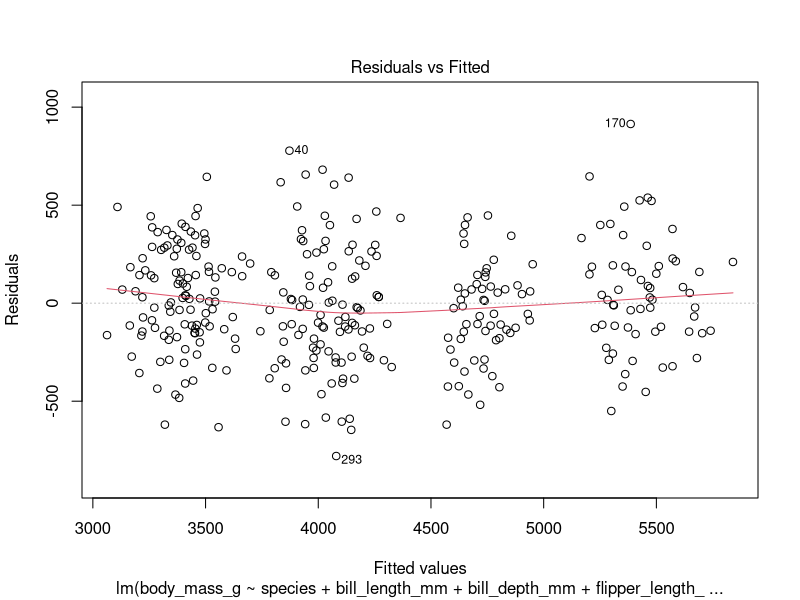
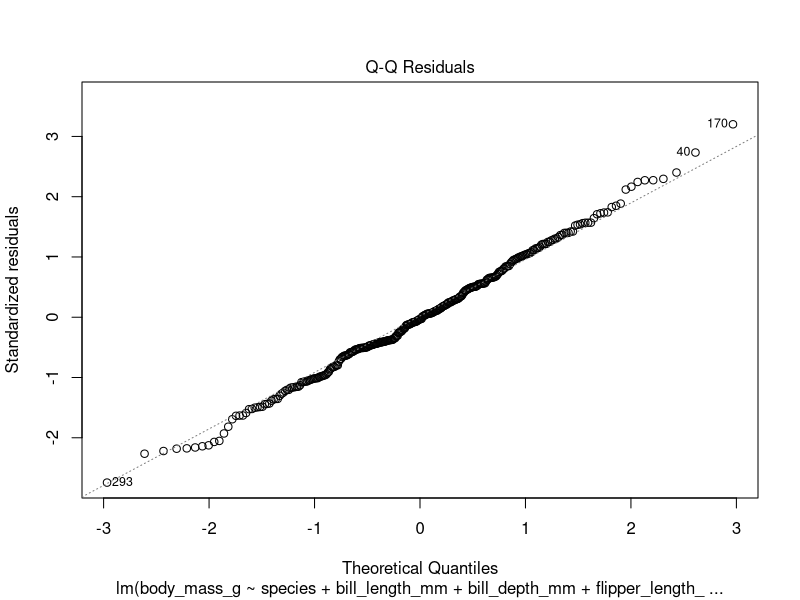
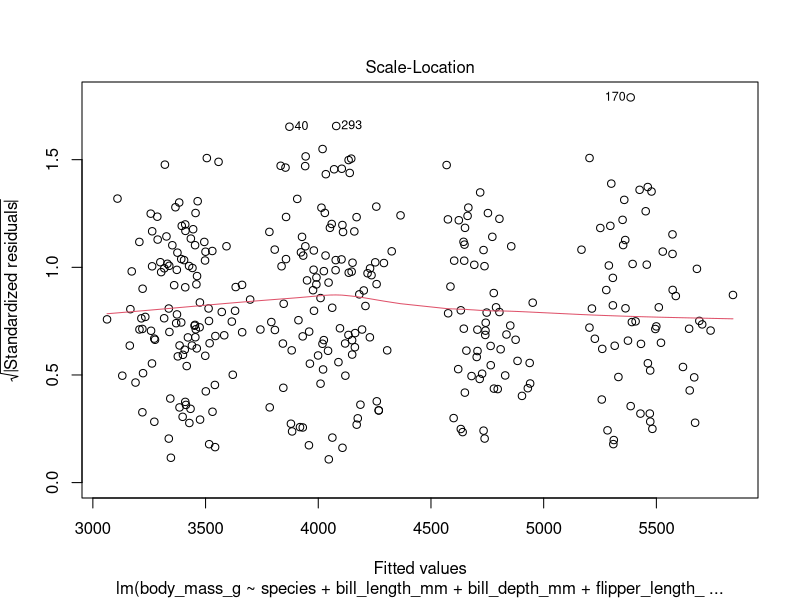
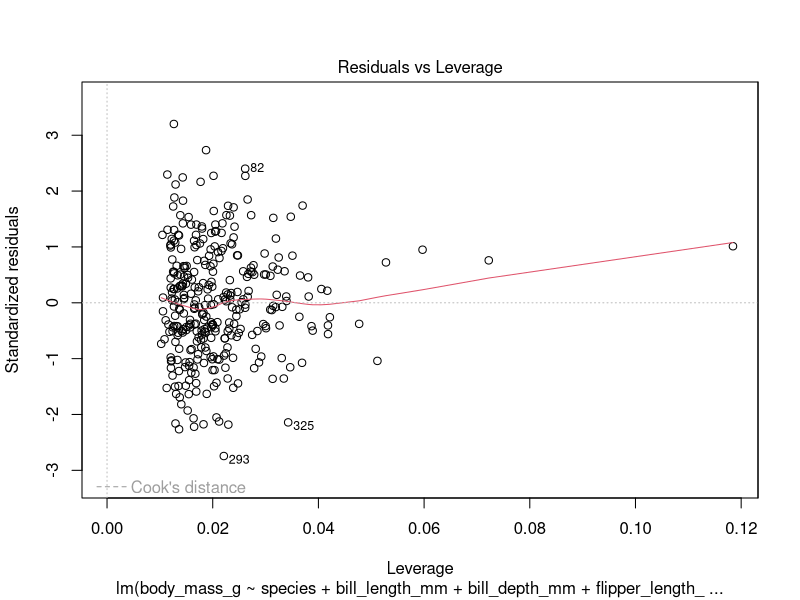

The R script that drew these images, in order:
# Regression Answers

# If you don't have the penguins data package installed from previous exercises,
# uncomment the line below and run it to install

#install.packages("palmerpenguins")

# load the data
library(palmerpenguins) 


# Remember the variable names by printing the names
# Information on the variables: https://github.com/allisonhorst/palmerpenguins
names(penguins)


# We want to know: Can we predict/explain penguin body mass with the variables we have?

# Run a linear regression with body_mass_g as the dependent variable and 
# species, bill_length_mm, bill_depth_mm, flipper_length_mm, and sex as the independent variables
reg1 <- lm(body_mass_g ~ species + bill_length_mm + bill_depth_mm + 
             flipper_length_mm + sex, data=penguins)

# Look at the results of the regression with the summary function
summary(reg1)

# Notice in the summary output that obserations (rows) with missing data were automatically
# removed from the analysis

# Plot the regression object to see a series of diagnostic plots
plot(reg1)


# Fit overall is pretty good.  The model above made Adelie penguins the base case, 
# and generated other indicator variables for the other species and gender.  
# To make a separate intercept for each species instead, add a -1 to the 
# formula you ran before; summarize the results again
reg2 <- lm(body_mass_g ~ -1 + species + bill_length_mm + bill_depth_mm + 
             flipper_length_mm + sex, data=penguins)

summary(reg2)


# If we look at the coefficients for the two models, you can see the coefficients 
# for species were the only ones to change
reg1$coefficients
reg2$coefficients


# Now, maybe the combination of bill length and depth also matters for body mass.
# So let's include an interaction term between the two bill variables.
# Hint: multiple two variables together to include them indpendently in the model and 
# have an interaction term automatically generated
reg3 <- lm(body_mass_g ~ -1 + species + sex+ flipper_length_mm + 
             bill_length_mm*bill_depth_mm, data=penguins)

summary(reg3)

# Looks like that is important.  

# Let's use our model to predict the body mass for a new penguin.
# To predict, we need a data frame with the same column names as our original data.
newdata <- data.frame(species="Adelie",
                      sex="female",
                      # set other variables to mean for Adelie penguins
                      flipper_length_mm=mean(penguins$flipper_length_mm[
                        penguins$species=="Adelie"], na.rm=TRUE),
                      bill_length_mm=mean(penguins$bill_length_mm[
                        penguins$species=="Adelie"], na.rm=TRUE),
                      bill_depth_mm=mean(penguins$bill_depth_mm[
                        penguins$species=="Adelie"], na.rm=TRUE))

# The predict function will automatically make the indicator and interaction variables for us.
# Hint: look at the help for predict.lm (what gets called since we have an lm model)
# to see the order of the arguments it expects
predict(reg3, newdata)

# Is the predicted body mass in the range we might expect for Adelie penguins?
mean(penguins$body_mass_g[penguins$species=="Adelie"], na.rm=TRUE)

# Yes, seems reasonable

# What's the confidence interval on the prediction?
# We use the prediction interval type because we want to know the expected 
# range for the mass of individual penguins, not the variability in the 
# expected value of the mean mass of penguins with these characteristics.
predict(reg3, newdata, interval="prediction")



